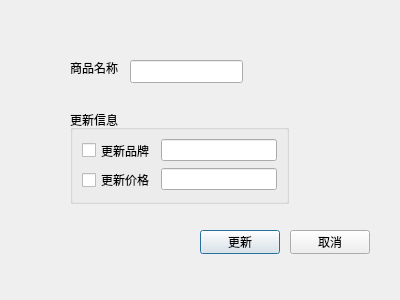
<?xml version="1.0" encoding="UTF-8"?>
<ui version="4.0">
 <class>update_goods_data</class>
 <widget class="QDialog" name="update_goods_data">
  <property name="geometry">
   <rect>
    <x>0</x>
    <y>0</y>
    <width>400</width>
    <height>300</height>
   </rect>
  </property>
  <property name="windowTitle">
   <string>更新商品信息</string>
  </property>
  <widget class="QLineEdit" name="name">
   <property name="geometry">
    <rect>
     <x>130</x>
     <y>60</y>
     <width>113</width>
     <height>23</height>
    </rect>
   </property>
  </widget>
  <widget class="QLabel" name="label">
   <property name="geometry">
    <rect>
     <x>70</x>
     <y>60</y>
     <width>54</width>
     <height>16</height>
    </rect>
   </property>
   <property name="text">
    <string>商品名称</string>
   </property>
  </widget>
  <widget class="QGroupBox" name="groupBox">
   <property name="geometry">
    <rect>
     <x>70</x>
     <y>110</y>
     <width>219</width>
     <height>94</height>
    </rect>
   </property>
   <property name="title">
    <string>更新信息</string>
   </property>
   <layout class="QFormLayout" name="formLayout">
    <item row="0" column="0">
     <widget class="QCheckBox" name="brand1">
      <property name="text">
       <string>更新品牌</string>
      </property>
     </widget>
    </item>
    <item row="0" column="1">
     <widget class="QLineEdit" name="brand">
      <property name="readOnly">
       <bool>false</bool>
      </property>
     </widget>
    </item>
    <item row="1" column="0">
     <widget class="QCheckBox" name="price1">
      <property name="text">
       <string>更新价格</string>
      </property>
     </widget>
    </item>
    <item row="1" column="1">
     <widget class="QLineEdit" name="price">
      <property name="readOnly">
       <bool>false</bool>
      </property>
     </widget>
    </item>
   </layout>
  </widget>
  <widget class="QPushButton" name="pushButton">
   <property name="geometry">
    <rect>
     <x>200</x>
     <y>230</y>
     <width>80</width>
     <height>24</height>
    </rect>
   </property>
   <property name="text">
    <string>更新</string>
   </property>
  </widget>
  <widget class="QPushButton" name="pushButton_2">
   <property name="geometry">
    <rect>
     <x>290</x>
     <y>230</y>
     <width>80</width>
     <height>24</height>
    </rect>
   </property>
   <property name="text">
    <string>取消</string>
   </property>
  </widget>
 </widget>
 <resources/>
 <connections>
  <connection>
   <sender>pushButton_2</sender>
   <signal>clicked()</signal>
   <receiver>update_goods_data</receiver>
   <slot>close()</slot>
   <hints>
    <hint type="sourcelabel">
     <x>329</x>
     <y>241</y>
    </hint>
    <hint type="destinationlabel">
     <x>199</x>
     <y>149</y>
    </hint>
   </hints>
  </connection>
 </connections>
</ui>
